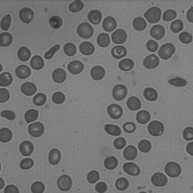
%> input picture TB_image/TUT.IMG.image_segmentation_histogram_clustering/matlab/cells.bmp, 193 x 193 px, shrunk from 256 x 256 before the run
$ octave demo.m   (GNU Octave 9; MATLAB toolbox functions it lacks are replaced by stand-ins)
%> lines starting %> are read from the running program, lines starting %| are printed output that depends on the picture; in (x1, y1, x2, y2) boxes, pixels count from 0 and x2, y2 are one past the last pixel; in counts of white or black regions, pixels touching at a corner belong together; the program's own positions count from 1
### TB_image/TUT.IMG.image_segmentation_histogram_clustering/matlab/autothresh.m
function [s,B]=autothresh(A)
% Automatic threshold of image A
% return values:
%  s: threshold value
%  B: thresholded (binary) image

% initialization of s
s=0.5*(min(A(:)) + max(A(:)));
done = false;

% iterate until convergence of s
while ~done
    B=(A>=s);
    sNext=0.5*(mean(A(B))+mean(A(~B)));
    done=abs(s-sNext)<0.5; % convergence ?
    s=sNext;
end


### TB_image/TUT.IMG.image_segmentation_histogram_clustering/matlab/generation.m
function Y=generation(n, x, y)
% Generates n random points (normal law) around point
% of coordinates (x,y)

Y = randn(n,2)+ones(n,2)*[x 0; 0 y];

### TB_image/TUT.IMG.image_segmentation_histogram_clustering/matlab/demo.m
%% tutorial HISTO-BASED SEGMENTATION

%% 0 - Nettoyage

clear all;close all;clc

%% 1 - Manual threshold
% read image
A=imread('cells.bmp');
%> A is the input picture: size 193x193 uint8; min 44, max 154, mean 114.7
B=(A>80);
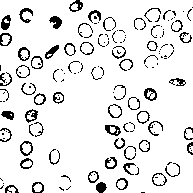
%> B: size 193x193 logical; 90.2% white; black in thin lines or dots
figure;
subplot(1,2,1);imshow(A);title('Original image');
subplot(1,2,2);imshow(B);title('Manual threshold');
imwrite(B, 'manual_threshold.png');

%% 2 - Automatic threshold
% read image
A=imread('cells.bmp');
% threshold determination
[s1,B]=autothresh(A);
%> in autothresh, `s=0.5*(min(A(:)) + max(A(:)));`: s = 99
%> the loop in autothresh, `while ~done` made 1 pass
%> (sNext, done, s) on pass 1: (104.1, true, 104.1)
%> pass 1, in autothresh, `B=(A>=s);`:
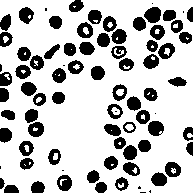
%> B: size 193x193 logical; 75.1% white; 81 black regions (13 under 20 px), largest, box (x1, y1, x2, y2) and area: (144, 7, 161, 23) 207, (148, 121, 164, 136) 189, (28, 122, 44, 137) 177
%> s1 = 104.1
s1
%> s1 = 104.1
s2=graythresh(A);
%> s2 = 0.412
s2=255*s2
%> s2 = 105
C=(A>=s2);
%> C: size 193x193 logical; 73.1% white; 88 black regions (20 under 20 px), largest, box (x1, y1, x2, y2) and area: (144, 7, 162, 23) 218, (77, 22, 94, 39) 205, (165, 162, 181, 177) 200

% display results
figure;
subplot(2,2,1);imshow(A);title('Original image');
subplot(2,2,3);imshow(B);title('Automatic threshold');
subplot(2,2,4);imshow(C);title('Otsu threshold');

% write
imwrite(B, 'autotresh.png');
imwrite(C, 'otsu.png');

%% 3 - K-means clustering
% Generate 3 point clouds
n=100;
X=[generation(n,3,4); generation(n,0,0); generation(n,-5,-3)];

% Classification
[idx, ctrs] = kmeans(X, 3, 'replicates', 5);

% Display results
figure();
plot(X(idx==1,1),X(idx==1,2),'r.','MarkerSize',12)
hold on
plot(X(idx==2,1),X(idx==2,2),'b+','MarkerSize',12)
plot(X(idx==3,1),X(idx==3,2),'g*','MarkerSize',12)

legend('Cluster 1','Cluster 2','Cluster 3')
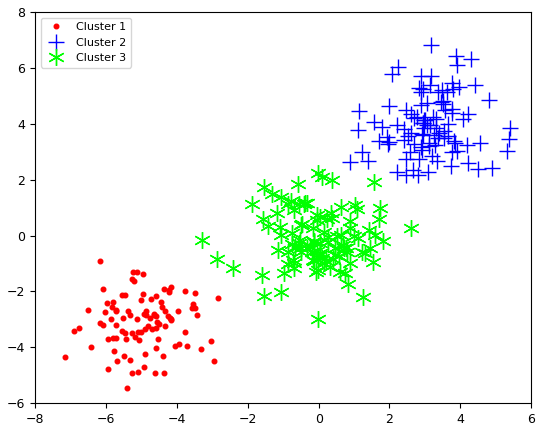
%> figure redrawn from the program's plot data


%% 4 - Color image segmentation
% Load image
I=imread('Tv16.png');
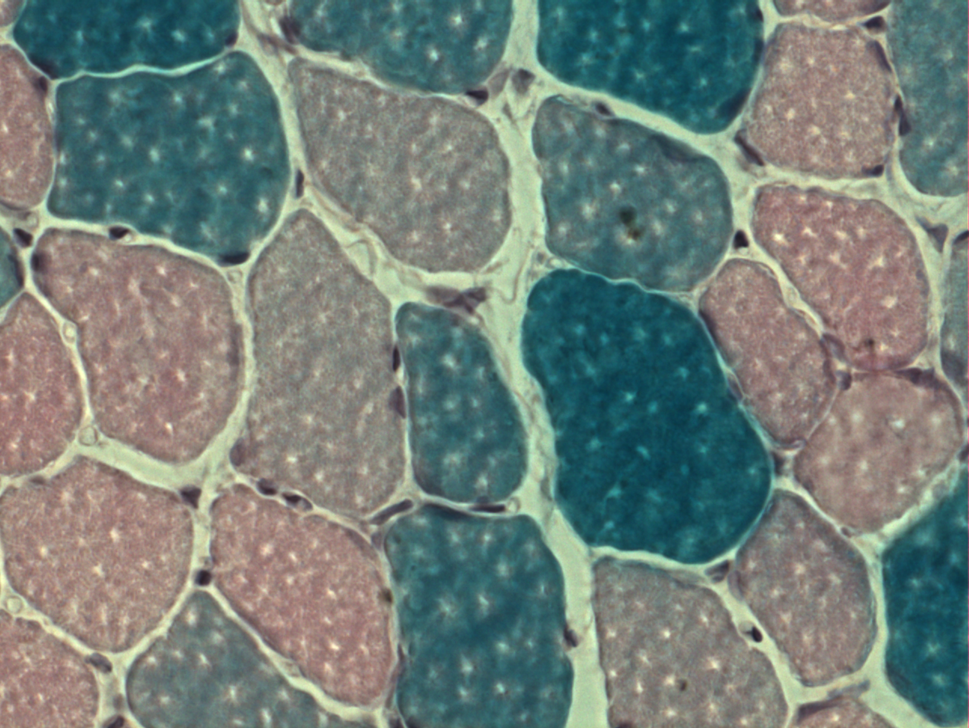
%> input picture TB_image/TUT.IMG.image_segmentation_histogram_clustering/matlab/Tv16.png, 969 x 728 px, shrunk from 1286 x 966 before the run
%> I is the input picture: size 728x969x3 uint8; mean R, G, B 114.3, 127.5, 121.2
I=double(I);
%> I: size 728x969x3 double
figure
imshow(I/255);

% Segmentation
nCouleurs = 3; % number of clusters
nLignes = size(I,1);
%> nLignes = 728
nCols   = size(I,2);
%> nCols = 969

X = reshape(I, nLignes*nCols, 3);

[index centres] = kmeans(X, nCouleurs, 'distance', 'sqEuclidean', 'replicates', 3);
%> centres = [139.1 131.6 123.9; 51.16 93.39 98.94; 180.7 192.7 163.3]

% 3D histogram (can be difficult to display, depending on machine)
id1=index==1;
%> id1 = 705432 logical values, 345253 true
id2=index==2;
%> id2 = 705432 logical values, 250501 true
id3=index==3;
%> id3 = 705432 logical values, 109678 true

figure
plot3(X(id1,1), X(id1,2), X(id1,3), 'r.')
hold on
plot3(X(id2,1), X(id2,2), X(id2,3), 'g.')
plot3(X(id3,1), X(id3,2), X(id3,3), 'b.')
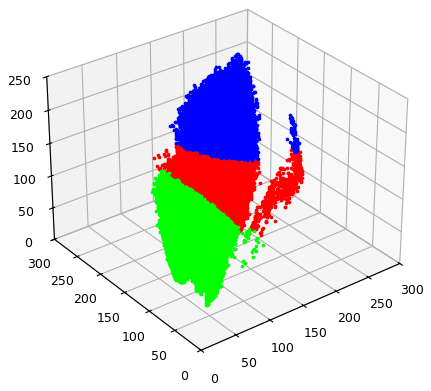
%> figure redrawn from the program's plot data

% Label each pixel
labels = uint8(reshape(index, nLignes, nCols));
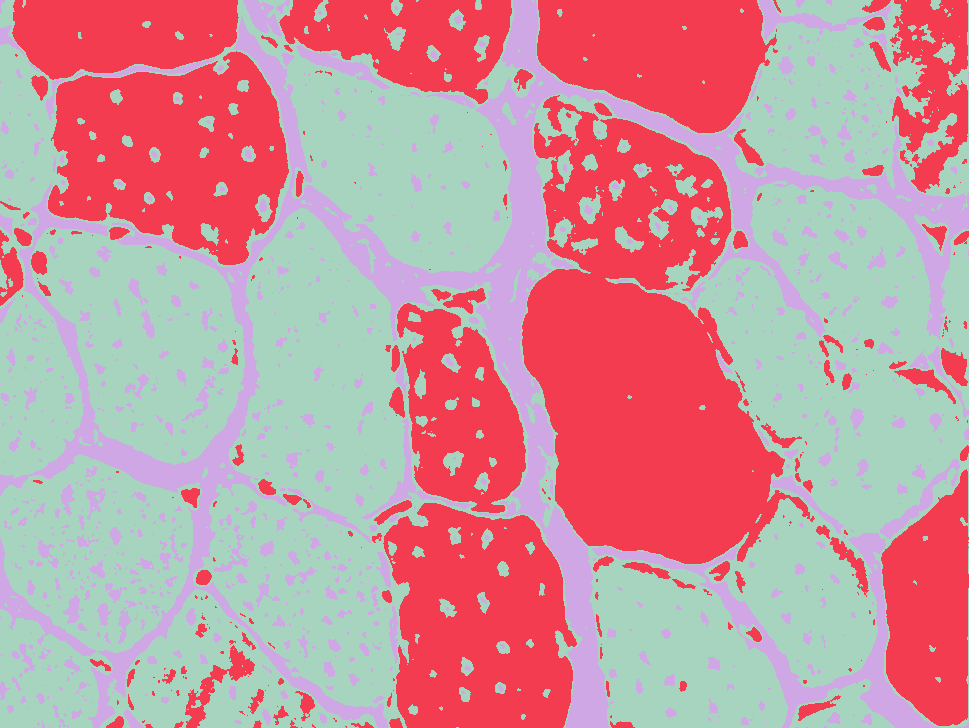
%> labels: size 728x969 uint8; 3 distinct labels, from 1 to 3; one colour per label, 0 black
labels = imadjust(labels);
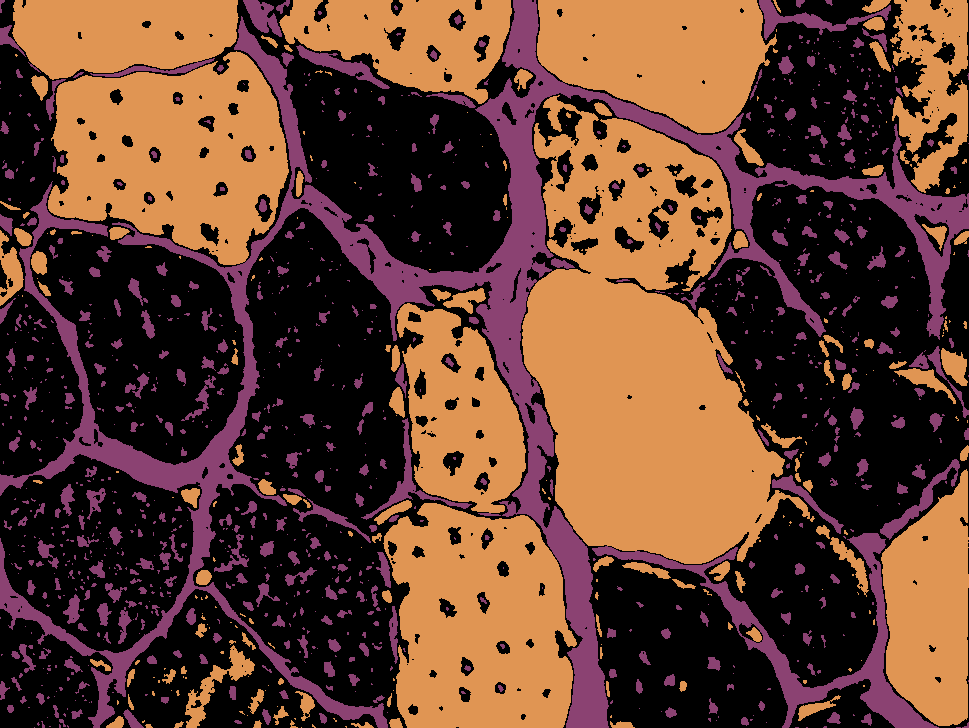
%> labels: size 728x969 uint8; 3 distinct labels, from 0 to 255; one colour per label, 0 black

figure
subplot(121)
imshow(I/255);
subplot(122)
imshow(labels, []);

%% 5 - Useful functions
type generation.m;
type autothresh.m;
type viewImage.m;
